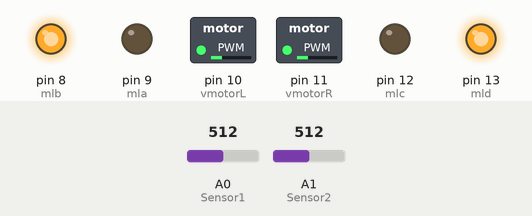
A sketch run on a simulated Arduino Uno, built with avr-gcc and run on an emulated ATmega328P. On the bench: switched loads named in the sketch (green lamp = pin HIGH), output pins drawn as LEDs (lit = HIGH). Inputs (shaded band) come from the test bench; at power-on: A0 (Sensor1) = 512, A1 (Sensor2) = 512.

Above: at 1.2 s.
1.3 s: A0 (Sensor1) set to 687
2.8 s: A0 (Sensor1) set to 713
At 4.0 s:
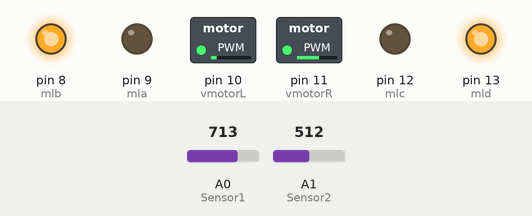
4.3 s: A0 (Sensor1) set to 690
At 5.2 s:
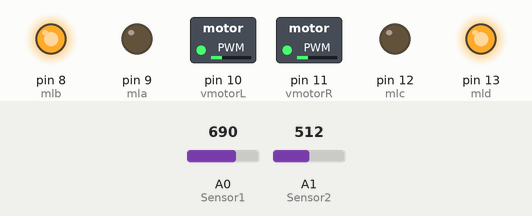
5.8 s: A1 (Sensor2) set to 684
7.3 s: A1 (Sensor2) set to 713
At 8.5 s:
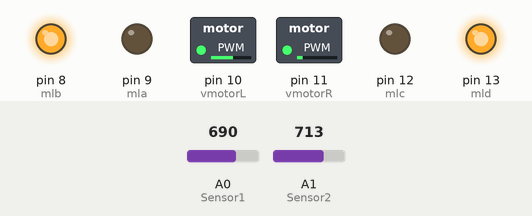
8.8 s: A1 (Sensor2) set to 690
At 9.8 s:
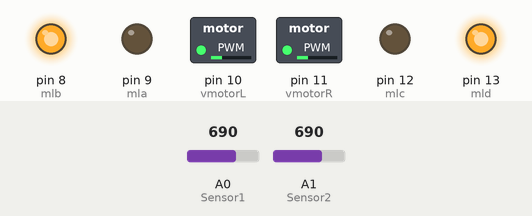
Timing chart, 0 to 11.3 s (numbered marks = the images above; inputs shaded):
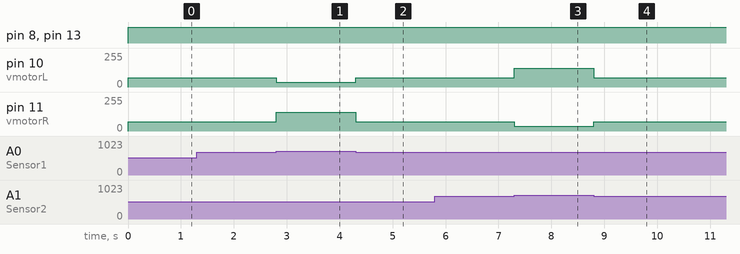

The sketch:

Robo_segue_faixa_com_dois_motores_DC.ino
```cpp
//Motor 01

//o que fuunciou, foi jampeado o PWM como ativo. E o Proprio Sinal PWM foi mandado direto no VCC do Motor.
#define vmotorL 10
#define mla 9
#define mlb 8
//Motor 02
#define vmotorR 11
#define mlc 12
#define mld 13
//Pre-set tempos de Dalay
#define t1 250
#define t2 500
#define t3 1000
#define t4 1500
//Sensores
int Sensor1 =14;   // Definindo sensor1 para o pino 1
int Sensor2 =15;   // Definindo sensor2 para o pino 2
int  Valor_Sensor1;  // Objeto para guardar valor lido de Sensor1
int  Valor_Sensor2;  // Objeto para guardar valor lido de Sensor2

// Pre-Set Velocidades Padrao
int v0= 70;  // Velocidade padrão

void setup() {
// Definindo modo leitura para pinos de sensores de faixa
  pinMode(Valor_Sensor1,INPUT);
  pinMode(Valor_Sensor2,INPUT);
// Definindo pinos de Saida para motor 01
  pinMode(vmotorL,OUTPUT);
  pinMode(mla,OUTPUT);
  pinMode(mlb,OUTPUT);
// Definindo pinos de Saida para motor 02
  pinMode(vmotorR,OUTPUT);
  pinMode(mlc,OUTPUT);
  pinMode(mld,OUTPUT);
}

void loop() {
//Lendo para Valor_Sensor# o pino Sensor#
  Valor_Sensor1=analogRead(Sensor1);
  Valor_Sensor2=analogRead(Sensor2);

  //para seguir reto
  if((Valor_Sensor1 < 700) && (Valor_Sensor2 < 700)){

    // Setando o Sentido do motor
    digitalWrite(mla,LOW);
    digitalWrite(mlb,HIGH);
    digitalWrite(mlc,LOW);
    digitalWrite(mld,HIGH);

    // Acelerando
    analogWrite(vmotorL,v0);
    analogWrite(vmotorR,v0);
  }


  //Para a Direita
  if((Valor_Sensor1 > 700) && (Valor_Sensor2 < 700)){

    // Setando o Sentido do motor
    digitalWrite(mla,LOW);
    digitalWrite(mlb,HIGH);
    digitalWrite(mlc,LOW);
    digitalWrite(mld,HIGH);

    // Virando para a Direita
    analogWrite(vmotorL,v0*0.5);
    analogWrite(vmotorR,v0*2);
 }
  //Para a esquerda
  if((Valor_Sensor1 < 700) && (Valor_Sensor2 > 700)){

    // Setando o Sentido do motor
    digitalWrite(mla,LOW);
    digitalWrite(mlb,HIGH);
    digitalWrite(mlc,LOW);
    digitalWrite(mld,HIGH);

    // Virando para a Esquerda
    analogWrite(vmotorL,v0*2);
    analogWrite(vmotorR,v0*0.5);
}

}
```

Measured:
- the behaviour switches between 700 and 701 on A0 (Sensor1) (found by bisection; images 0 and 1)
- the behaviour switches between 700 and 701 on A1 (Sensor2) (found by bisection; images 2 and 3)
- after the input at 1.3 s, every drawn part: stays the same
- after the input at 2.8 s, pin 10 (vmotorL): 70/255 → 35/255 at once; pin 11 (vmotorR): 70/255 → 140/255 at once
- after the input at 4.3 s, pin 10 (vmotorL): 35/255 → 70/255 at once; pin 11 (vmotorR): 140/255 → 70/255 at once
- after the input at 5.8 s, every drawn part: stays the same
- after the input at 7.3 s, pin 10 (vmotorL): 70/255 → 140/255 at once; pin 11 (vmotorR): 70/255 → 35/255 at once
- after the input at 8.8 s, pin 10 (vmotorL): 140/255 → 70/255 at once; pin 11 (vmotorR): 35/255 → 70/255 at once
